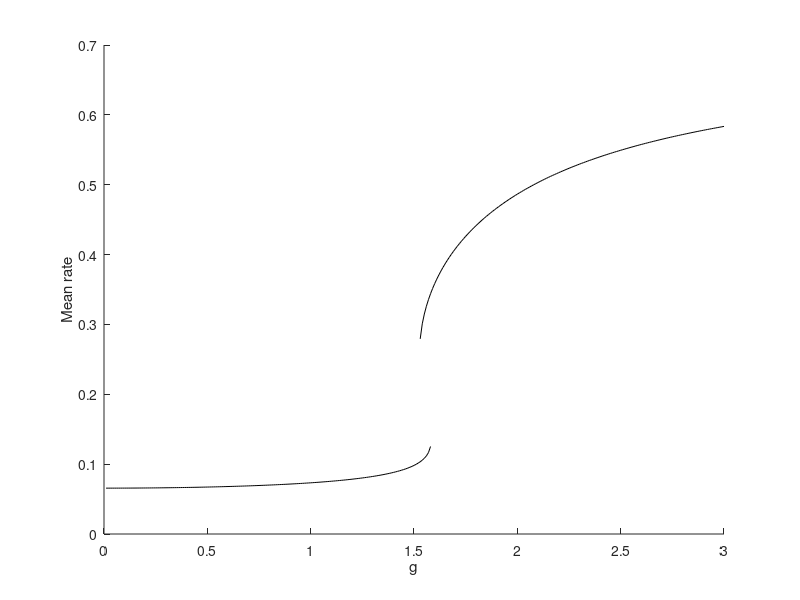

This figure's MATLAB source:
%plot_mean_r.m

if exist('target_s') && target_s==0.5
    load('inf_logistic_alt_alpha0.2_input0.mat')
    disp('Loading 1')
else
    disp('Loading 1')
	load('inf_logistic_alt_alpha0.2_s0.mat')
end

tol = 1e-6;

[amax bmax cmax dmax] = size(eta_std);

vals = zeros([amax,bmax,3]);


for a = 1:amax
    for b = 1:bmax

        thisval = [];
        for c = 1:cmax
            for d = 1:dmax
                eta = eta_std(a,b,c,d);
                if (eta > 0 )
                    new_eta = 1;
                    for i = 1:length(thisval)
                        if ( abs(eta-thisval(i)) < tol )
                            new_eta = 0;
                        end
                    end
                    if ( new_eta == 1 )
                        thisval(end+1) = eta;
                    end
                end
            end
        end
        
        if ( length(thisval) > 0 )
            newvals = sort(thisval);
            vals(a,b,1:length(newvals)) = thisval;
        end
        
    end
    
end

%{
figure; hold on
for i = 1:3
    figure; title(num2str(i))
    inds = find(vals(1,:,i) > 0 );
    
    if i ==1
        plot(gg(inds),vals(1,inds,i)./gg(inds),'k')
    else
        plot(gg(inds),vals(1,inds,i)./gg(inds),'k', 'HandleVisibility', 'off')
    end
    
end
% title('Inf-N, logistic, alpha=0.2, s=0.5'); assert(isequal(s, 0.5)); assert(isequal(alpha, 0.2));
xlabel('g')
ylabel('Mean rate')
keyboard
%}    


%% Switch to plotting as line

figure; hold on

tmp1 = vals(:); tmp2 = [gg(:), gg(:), gg(:)]; 
inds = vals>0.2 & vals>0.0;
[a,b] = sort(tmp1(inds));
y = tmp1(inds);
x = tmp2(inds);
plot(x(b), y(b)./x(b),'k')

tmp1 = vals(:); tmp2 = [gg(:), gg(:), gg(:)]; 
inds = vals<0.2 & vals>0.0;
[a,b] = sort(tmp1(inds));
y = tmp1(inds);
x = tmp2(inds);
plot(x(b), y(b)./x(b), 'k', 'HandleVisibility', 'off')

xlabel('g')
ylabel('Mean rate')



